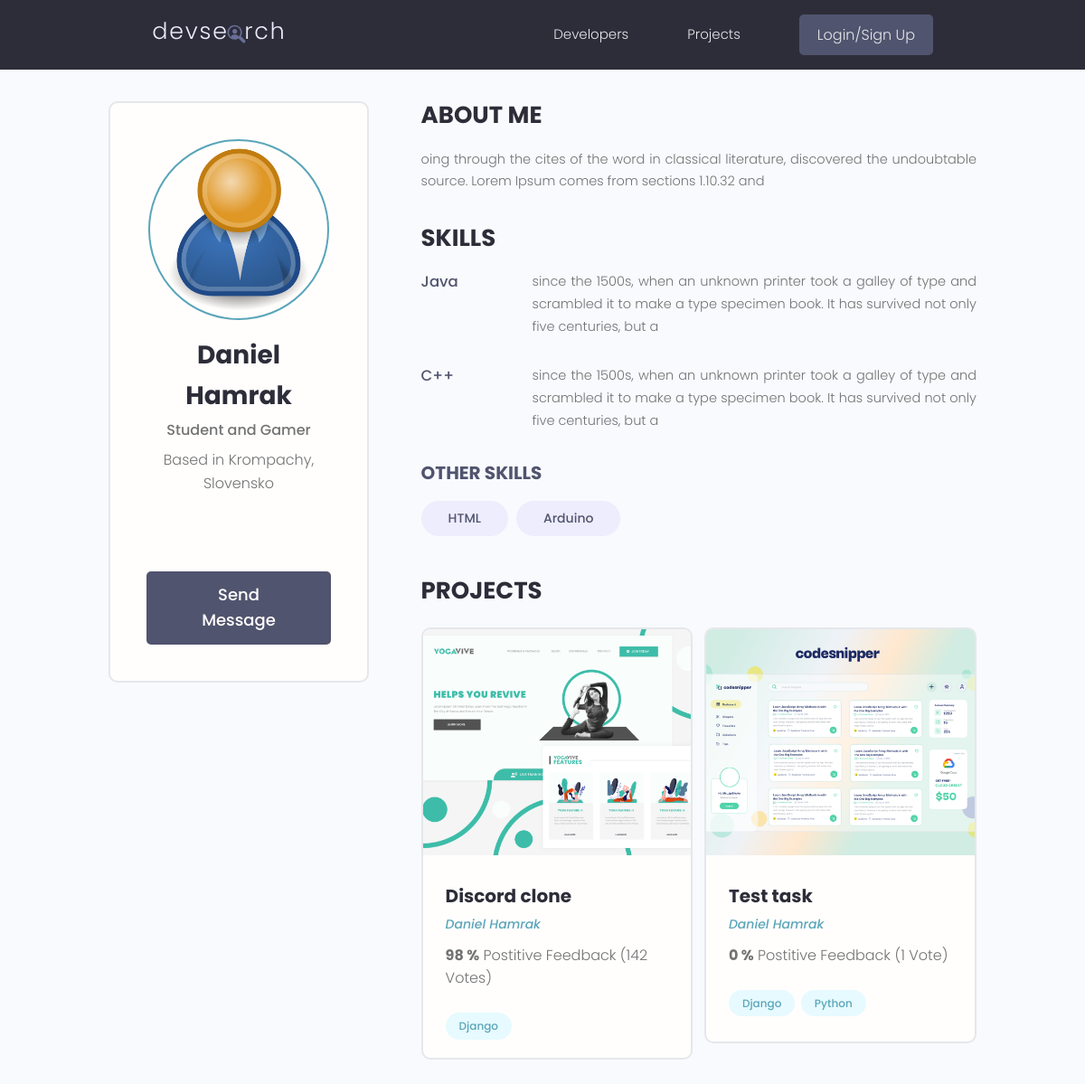
/profile/8a62e972-8e17-4695-b2c5-3b890d7888fa/, run on an earlier commit of the app's database.
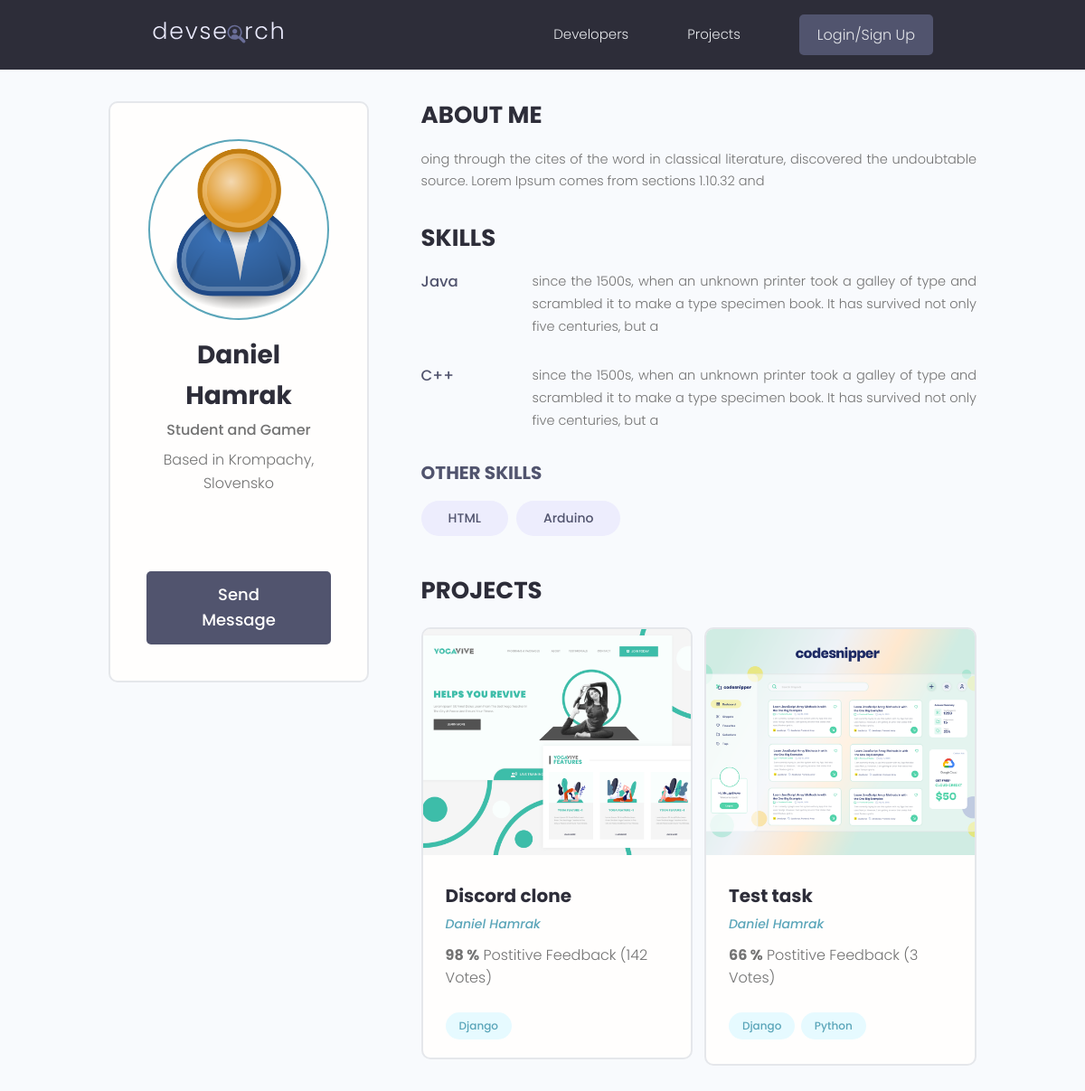
And on a later commit of the database.
### projects/models.py (models this page shows, shortened)
class Project(models.Model):
    id = models.UUIDField(default=uuid.uuid4, unique=True,
    primary_key=True, editable=False)
    owner = models.ForeignKey(Profile, on_delete=models.SET_NULL,null=True,blank=True)
    title = models.CharField(max_length=200)
    description = models.TextField(null=True, blank=True)
    featured_image = models.ImageField(null=True,blank=True, default="default.jpg")
    demo_link = models.CharField(max_length=2000,null=True,blank=True)
    source_link = models.CharField(max_length=2000,null=True,blank=True)
    tags = models.ManyToManyField("Tag",blank=True )
    vote_total = models.IntegerField(default=0, null=True,blank=True)
    vote_ratio = models.IntegerField(default=0, null=True,blank=True)
    created = models.DateTimeField(auto_now_add=True)
    updated = models.DateTimeField(auto_now=True)
    class Meta:
        ordering = ["-vote_ratio","-vote_total", "title"]

### users/models.py (models this page shows, shortened)
class Profile(models.Model):
    id = models.UUIDField(default=uuid.uuid4, unique=True,
    primary_key=True, editable=False)
    user = models.OneToOneField(User, on_delete=models.CASCADE, null=True,blank=True)
    name = models.CharField(max_length=200, blank=True, null=True)
    username = models.CharField(max_length=200, blank=True, null=True)
    location = models.CharField(max_length=200, blank=True, null=True)
    email = models.EmailField(max_length=300, null= True, blank=True)
    short_info = models.CharField(max_length=200, blank=True, null=True)
    bio = models.TextField(blank=True, null=True)
    profile_image = models.ImageField(blank=True, null=True, upload_to="profiles/", default="profiles/user-default.png")
    social_github = models.CharField(max_length=200, blank=True, null=True)
    social_twitter = models.CharField(max_length=200, blank=True, null=True)
    social_linkedin = models.CharField(max_length=200, blank=True, null=True)
    social_youtube = models.CharField(max_length=200, blank=True, null=True)
    social_website = models.CharField(max_length=200, blank=True, null=True)
    social_stackoverflow = models.CharField(max_length=200, blank=True, null=True)
    created = models.DateTimeField(auto_now_add=True)

### users/views.py (the view)
# urls.py: path("profile/<str:pk>/", views.profile,name="profile" ),
def profile (request, pk):
    profile= Profile.objects.get(id=pk)
    skills_with_description = profile.skill_set.exclude(description__exact="")
    skills_no_description = profile.skill_set.filter(description="")
    context = {"profile":profile, "skills_no_description":skills_no_description, "skills_with_description":skills_with_description}
    return render(request, "users/user_profile.html", context)

### projects/models.py (called while the page is built)
    def __str__(self):
        return self.name

### users/templates/users/user_profile.html (shortened to what this page needs)
{% extends 'main.html' %}
{% block content %}
<main class="profile my-md">
    <div class="container">
        <div class="layout">
            <div class="column column--1of3">
                <div class="card text-center">
                    <div class="card__body dev">
                        <img class="avatar avatar--xl" src="{{ profile.profile_image.url }}" />
                        <h2 class="dev__name">{{ profile.name }}</h2>
                        <p class="dev__title">{{ profile.short_info }}</p>
                        <p class="dev__location">Based in {{ profile.location }}</p>
                        <ul class="dev__social">
                        </ul>
                        {% if request.user.profile != profile %}
                        <a href="{% url 'send_message' profile.id %}" class="btn btn--sub btn--lg">Send Message </a>
                        {% endif %}
                    </div>
                </div>
            </div>
            <div class="column column--2of3">
                <div class="devInfo">
                    <h3 class="devInfo__title">About Me</h3>
                    <p class="devInfo__about">{{profile.bio}}</p>
                </div>
                <div class="devInfo">
                    <h3 class="devInfo__title">Skills</h3>
                    <div class="devInfo__skills">
                        {% for skill in skills_with_description %}
                        <div class="devSkill">
                            <h4 class="devSkill__title">{{ skill.name }}</h4>
                            <p class="devSkill__info">{{ skill.description }}</p>
                        </div>
                        {% endfor %}
                        <h3 class="devInfo__subtitle">Other Skills</h3>
                        <div class="devInfo__otherSkills">
                            {% for skill in skills_no_description %}
                            <span class="tag tag--pill tag--sub tag--lg">
                                <small>{{ skill.name }}</small>
                            </span>
                           {% endfor %}
                        </div>
                    </div>
                </div>
                <div class="devInfo">
                    <h3 class="devInfo__title">Projects</h3>
                    <div class="grid grid--two">
                        {% for project in profile.project_set.all %}
                        <div class="column">
                            <div class="card project">
                                <a href="{% url 'project' project.id %}" class="project">
                                    <img class="project__thumbnail" src="{{ project.featured_image.url }}"
                                        alt="project thumbnail" />
                                    <div class="card__body">
                                        <h3 class="project__title">{{ project.title }}</h3>
                                        <p><a class="project__author" href="{% url 'profile' profile.id %}">{{ project.owner.name }}</a></p>
                                        <p class="project--rating">
                                            <span style="font-weight: bold;">{{ project.vote_ratio }} %</span> Postitive
                                            Feedback ({{ project.vote_total }} Vote{{ project.vote_total|pluralize:"s" }})
                                        </p>
                                        <div class="project__tags">
                                            {% for tag in project.tags.all %}
                                            <span class="tag tag--pill tag--main">
                                                <small>{{ tag }}</small>
                                            </span>
                                            {% endfor %}
                                        </div>
                                    </div>
                                </a>
                            </div>
                        </div>
                        {% endfor %}
                    </div>
                </div>
            </div>
        </div>
    </div>
</main>
{% endblock %}

What changed in the data, as far as the page shows it:
changed Project "Test task": vote_ratio "0" → "66"; vote_total "1" → "3"
